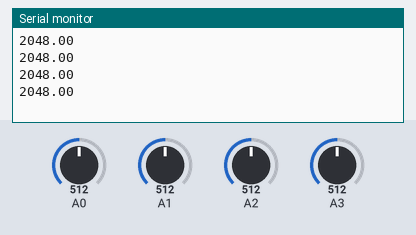
Recording of a sketch running on a simulated Arduino Uno, built with avr-gcc and run on an emulated ATmega328P. Shown: the last lines printed to the serial monitor. Inputs (shaded band) come from the test bench; at power-on: A0 = 512, A1 = 512, A2 = 512, A3 = 512.

Above: at 1.2 s.
1.3 s: A0 set to 716
At 1.64 s:
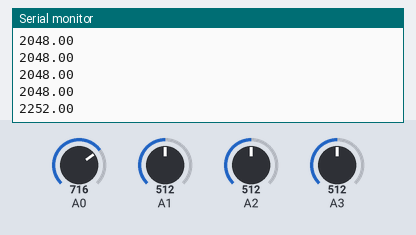
2.8 s: A1 set to 716
At 3.04 s:
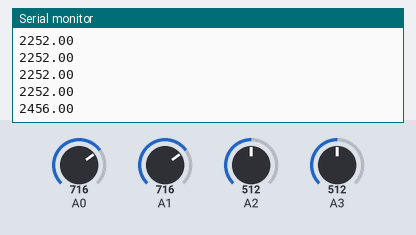
4.3 s: A2 set to 716
At 4.44 s:
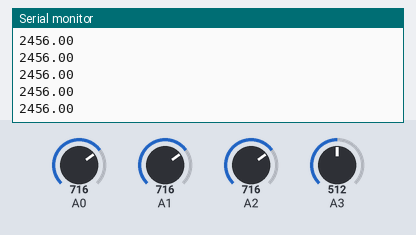
5.8 s: A3 set to 716
At 5.85 s:
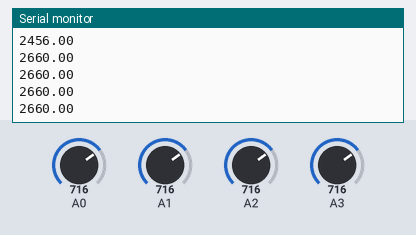
7.3 s: A0 set to 992
At 7.6 s:
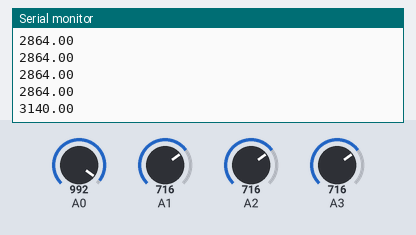
8.8 s: A1 set to 992
At 9.01 s:
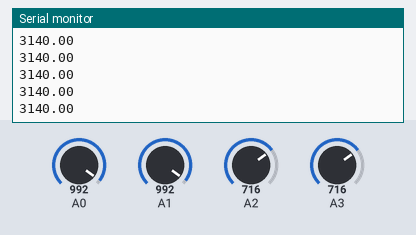
Timing chart, 0 to 11.3 s (numbered marks = the images above; inputs shaded):
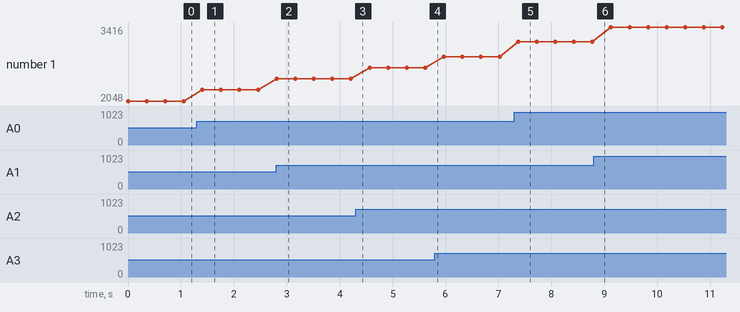

The sketch:

PruebaFuerzaGIZ.ino
```cpp
float value1;
float value2;
float value3;
float value4;

float sum;

void setup() {
  Serial.begin(9600);


}

void loop() {
value1 = analogRead(A0);
value2 = analogRead(A1);
value3 = analogRead(A2);
value4 = analogRead(A3);

sum = value1 + value2+ value3 + value4;

Serial.println(sum);
delay(350);
}
```

Measured:
- after the input at 1.3 s, the serial monitor: prints a new line after 0.10 s (image 1)
- after the input at 2.8 s, the serial monitor: prints a new line at once (image 2)
- after the input at 7.3 s, the serial monitor: prints a new line after 0.07 s (image 5)
- plotted number 1: 2048 → 2252 after the input at 1.3 s, 2252 → 2456 after the input at 2.8 s, 2456 → 2660 after the input at 4.3 s, 2660 → 2864 after the input at 5.8 s, 2864 → 3140 after the input at 7.3 s
